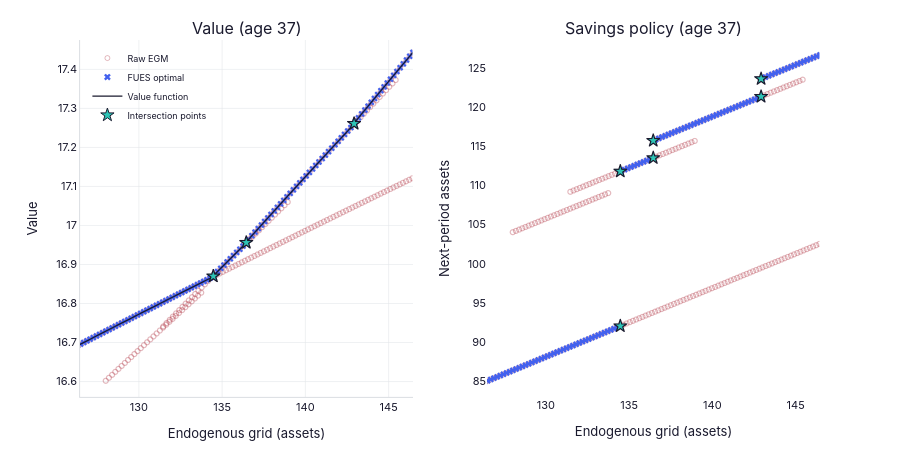

Notebook cell for this chart:
### Markdown cell above
Make interactive plots (only for local run).

### Code cell
# ── Interactive EGM grid plot (local run only — Plotly) ──
try:
    from examples.retirement.outputs import nb_plot_egm_interactive
    fig = nb_plot_egm_interactive(nest2, model2, age=plot_age, pad=10)
    fig.show()
except Exception:
    print('Interactive plot skipped (requires local Jupyter with Plotly).')

### Figure 1 — Plotly figure (JSON) as saved in the notebook; plotly's stock layout.template omitted (floating-point values rounded to 4 significant figures; data arrays with more than 128 entries replaced by an {"elided": "..."} marker saying what was removed)
{"data": [{"marker": {"color": "#b23a48", "opacity": 0.35, "size": 5, "symbol": "circle-open"}, "mode": "markers", "name": "Raw EGM", "type": "scattergl", "x": {"elided": "3000 float values"}, "xaxis": "x", "y": {"elided": "3000 float values"}, "yaxis": "y"}, {"marker": {"color": "#4361ee", "size": 6, "symbol": "x"}, "mode": "markers", "name": "FUES optimal", "type": "scattergl", "x": {"elided": "2855 float values"}, "xaxis": "x", "y": {"elided": "2855 float values"}, "yaxis": "y"}, {"line": {"color": "#1a1a2e", "width": 1.3}, "mode": "lines", "name": "Value function", "type": "scattergl", "x": {"elided": "2855 float values"}, "xaxis": "x", "y": {"elided": "2855 float values"}, "yaxis": "y"}, {"marker": {"color": "#2ec4b6", "line": {"color": "#1a1a2e", "width": 1}, "size": 10, "symbol": "star"}, "mode": "markers", "name": "Intersection points", "type": "scattergl", "x": [134.5, 134.5, 136.5, 136.5, 143.0, 143.0], "xaxis": "x", "y": [16.87, 16.87, 16.96, 16.96, 17.26, 17.26], "yaxis": "y"}, {"marker": {"color": "#b23a48", "opacity": 0.35, "size": 5, "symbol": "circle-open"}, "mode": "markers", "showlegend": false, "type": "scattergl", "x": {"elided": "3000 float values"}, "xaxis": "x2", "y": {"elided": "3000 float values"}, "yaxis": "y2"}, {"marker": {"color": "#4361ee", "size": 6, "symbol": "x"}, "mode": "markers", "showlegend": false, "type": "scattergl", "x": {"elided": "2855 float values"}, "xaxis": "x2", "y": {"elided": "2855 float values"}, "yaxis": "y2"}, {"marker": {"color": "#2ec4b6", "line": {"color": "#1a1a2e", "width": 1}, "size": 10, "symbol": "star"}, "mode": "markers", "showlegend": false, "type": "scattergl", "x": [134.5, 134.5, 136.5, 136.5, 143.0, 143.0], "xaxis": "x2", "y": [92.03, 111.8, 113.5, 115.7, 121.4, 123.6], "yaxis": "y2"}], "layout": {"annotations": [{"font": {"size": 16}, "showarrow": false, "text": "Value (age 37)", "x": 0.225, "xanchor": "center", "xref": "paper", "y": 1, "yanchor": "bottom", "yref": "paper"}, {"font": {"size": 16}, "showarrow": false, "text": "Savings policy (age 37)", "x": 0.775, "xanchor": "center", "xref": "paper", "y": 1, "yanchor": "bottom", "yref": "paper"}], "dragmode": "zoom", "font": {"color": "#1a1a2e", "family": "Inter, Helvetica Neue, Arial, sans-serif", "size": 11}, "height": 450, "legend": {"bgcolor": "rgba(0,0,0,0)", "borderwidth": 0, "font": {"color": "#1a1a2e", "size": 9}, "x": 0.01, "y": 0.99}, "margin": {"b": 40, "t": 40}, "paper_bgcolor": "#ffffff", "plot_bgcolor": "#ffffff", "xaxis": {"anchor": "y", "domain": [0, 0.45], "gridcolor": "#e5e7eb", "gridwidth": 0.6, "linecolor": "#d1d5db", "linewidth": 0.8, "range": [126.5, 146.5], "tickfont": {"color": "#1a1a2e"}, "title": {"font": {"color": "#1a1a2e"}, "text": "Endogenous grid (assets)"}, "zerolinecolor": "#e5e7eb"}, "xaxis2": {"anchor": "y2", "domain": [0.55, 1], "range": [126.5, 146.5], "title": {"text": "Endogenous grid (assets)"}}, "yaxis": {"anchor": "x", "domain": [0, 1], "gridcolor": "#e5e7eb", "gridwidth": 0.6, "linecolor": "#d1d5db", "linewidth": 0.8, "range": [16.56, 17.48], "tickfont": {"color": "#1a1a2e"}, "title": {"font": {"color": "#1a1a2e"}, "text": "Value"}, "zerolinecolor": "#e5e7eb"}, "yaxis2": {"anchor": "x2", "domain": [0, 1], "range": [82.95, 128.6], "title": {"text": "Next-period assets"}}}}
